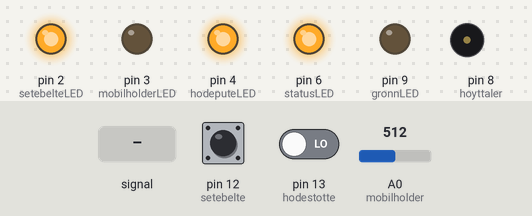
A sketch run on a simulated Arduino Uno, built with avr-gcc and run on an emulated ATmega328P. On the bench: output pins drawn as LEDs (lit = HIGH), buzzer (waves = sounding). Inputs (shaded band) come from the test bench; at power-on: A0 (mobilholder) = 512, pin 12 (setebelte) HIGH, pin 13 (hodestotte) LOW.

Above: at 1.2 s.
1.3 s: A0 (mobilholder) set to 490
At 1.8 s:
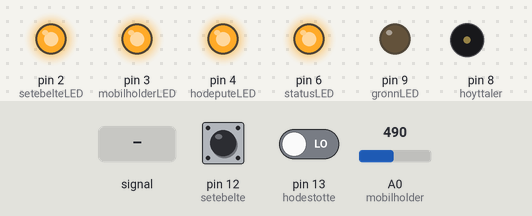
2.8 s: pin 12 (setebelte) pulled LOW for 0.15 s
At 2.87 s:
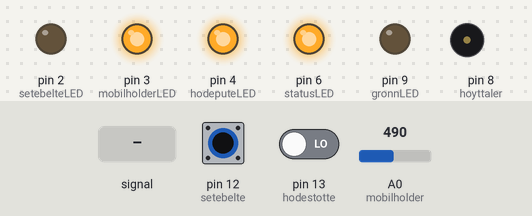
4.4 s: pin 13 (hodestotte) driven HIGH
At 5.4 s:
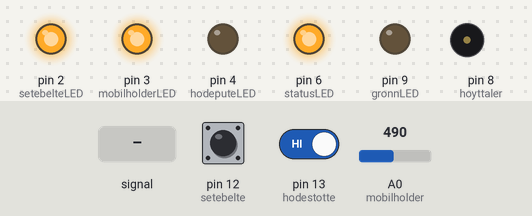
5.9 s: A0 (mobilholder) fed a 200 Hz sine of ±81 counts around its level
At 7.1 s:
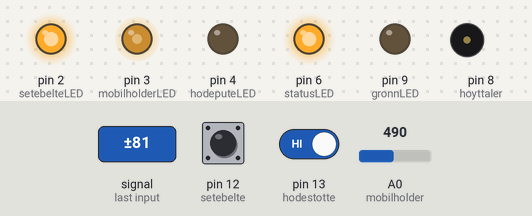
7.4 s: A0 (mobilholder) fed a 2 Hz sine of ±306 counts around its level
10.4 s: pin 12 (setebelte) pulled LOW for 1 s
At 11.2 s:
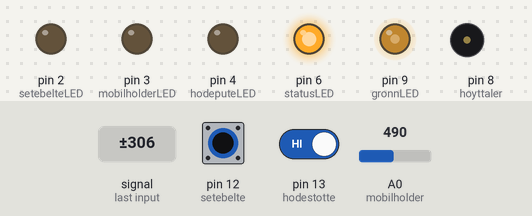
Timing chart, 0 to 15.4 s (numbered marks = the images above; inputs shaded):
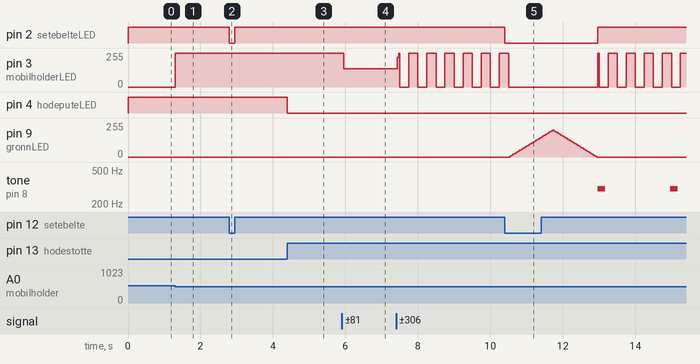

Measured:
- the behaviour switches between 501 and 500 on A0 (mobilholder) (found by bisection; images 0 and 1)
- after the input at 1.3 s, pin 3 (mobilholderLED): 0/255 → 255/255 at once
- after the input at 2.8 s, pin 2 (setebelteLED): HIGH → LOW at once, → HIGH 0.15 s later
- after the input at 4.4 s, pin 4 (hodeputeLED): HIGH → LOW at once
- after the input at 5.9 s, pin 3 (mobilholderLED): 255/255 → 138/255 after 0.05 s
- after the input at 10.4 s, pin 2 (setebelteLED): HIGH → LOW at once, → HIGH 2.6 s later; pin 9 (gronnLED): rises from 0/255 to 200/255 in 1.2 s, then falls to 0/255 in 1.2 s; tone on pin 8 (hoyttaler): alternates 300 Hz for 0.20 s and silent for 1.8 s, starting after 2.6 s

The sketch:

Indigo_V1.3.ino
```cpp
//Høyttaler
unsigned long forrigeTid = 0;
unsigned long tid = 0;
int intervall = 2000;

//Boolse sjekkpunkter
boolean hodestotteOk = false;
boolean mobilholderOk = false;
boolean setebelteOk = false;
boolean harLyst = false;

//Maaling av bilsikkerhet
const int setebelte = 12;
const int mobilholder = A0;
const int hodestotte = 13;
int hodeTeller = 0;

//Tykkplate til telefon
int kraft;

//LEDs og lyd
const int gronnLED = 9;
const int setebelteLED = 2;
const int mobilholderLED = 3;
const int hodeputeLED = 4;
const int statusLED = 6;
const int hoyttaler = 8;

//Brukes til aa maale om initiell test er utfoert
int teller = 0;

void setup() {
 //De ulike portene settes til riktig modus
 pinMode(setebelte, INPUT_PULLUP);
 pinMode(hodestotte, INPUT);
 pinMode(mobilholder, INPUT);
 pinMode(gronnLED, OUTPUT);
 pinMode(setebelteLED, OUTPUT);
 pinMode(hodeputeLED, OUTPUT);
 pinMode(mobilholderLED, OUTPUT);
 pinMode(statusLED, OUTPUT);

 //Ved oppstart settes alle de roede lysene paa, i tillegg til statusLED som lyser naar enheten er paa
 digitalWrite(setebelteLED, HIGH);
 digitalWrite(hodeputeLED, HIGH);
 digitalWrite(mobilholderLED, HIGH);
 digitalWrite(statusLED, HIGH);
}

void loop() {
  //Tar forste sjekk av alle sensorer, dersom teller er mindre enn 1.
if (teller < 1) {
  hovedsjekk();
}

//Sjekker alle sensorer, med unntak av nakkestoette, dersom teller er storre eller lik 1.
//Dersom en feil oppstaar og rettes, kjores pulserEnGang().
if (teller >= 1) {
  sjekk();
  pulserEnGang();
  }
}

//Forestegangssjekk av alle sensorer.
void hovedsjekk(){

 sjekkSetebelte();
 sjekkMobilholder();
 sjekkHodestotte();

 //Hvis alle sensorene er OK, settes teller til 1 og hovedsjekk vil ikke utfoeres paa nytt.
 if(hodestotteOk && mobilholderOk && setebelteOk) {
  teller += 1;
  pulserendeLys();
  harLyst = true;
  }
}


//Sjekker setebelte og mobilholder. Gir lys- og lydsignal dersom en av sensorkretsene brytes
void sjekk() {
   sjekkSetebelte();
   sjekkMobilholder();

  //Dersom mobilholder eller setebeltesensor ikke er OK, setter harLyst til false og et lydsignal spilles av.
  if (mobilholderOk == false || setebelteOk == false) {
    harLyst = false;
    tid = millis();
    if (forrigeTid + intervall < tid) {
      lyd(300, 200);
      forrigeTid = millis();
    }
  }
}

//Sjekker ved kjoring om det groenne pulserende lyset allerede har lyst naar siste feil ble rettet. Hvis ikke, kjoerer den pulserendeLys()
//Lokken startes kun dersom harLyst == false, som kun er tilfellet dersom en sensor har gitt feilsignal.
//Dersom alle sensorene igjen er OK og harLyst fortsatt == false, kjores pulserendeLys(), for saa at harLyst settes lik true.
void pulserEnGang() {
  if(!harLyst) {
    sjekkSetebelte();
    sjekkMobilholder();
     if (mobilholderOk == true && setebelteOk == true && harLyst == false) {
       pulserendeLys();
       harLyst = true;
   }
  }
}

//Spiller av et lydsignal med forhaandsdefinert varighet
void lyd(int frekvens, int ms) {
  tone(hoyttaler, frekvens, ms);
}

//Sjekker setebelte og styrer LED som indikerer om setebeltet er tilkoblet eller ikke
void sjekkSetebelte(){
   if (digitalRead(setebelte)) {
      digitalWrite(setebelteLED, HIGH);
      setebelteOk = false;
    }else {
    digitalWrite(setebelteLED, LOW);
    setebelteOk = true;
   }
 }

//Sjekker mobilholder og styrer LED som indikerer om mobilen er satt riktig paa plass eller ikke
void sjekkMobilholder(){
  kraft = analogRead(mobilholder);
  if (kraft > 500) {
      digitalWrite(mobilholderLED, LOW);
      mobilholderOk = true;

  } else {
    digitalWrite(mobilholderLED, HIGH);
    mobilholderOk = false;
   }

}

//Sjekker mobilholder og slaar av LED for hodeplassering dersom sensoren trigges ved riktig sittestilling.
//Sittestillingen sjekkes kun en gang etter oppstart.
void sjekkHodestotte(){
   if (digitalRead(hodestotte)) {
    hodeTeller ++;
    digitalWrite(hodeputeLED, LOW);
    hodestotteOk = true;

   } else if (hodeTeller > 0){
    digitalWrite(hodeputeLED, LOW);

   } else {
    digitalWrite(hodeputeLED, HIGH);

   }
}

//millis-basert metode for aa utsette handling under kjoering av kode
void millisDelay(int ms) {
 unsigned long now = millis();
 int ventetid = ms;

 while (millis() < now + ventetid) { }
  }

//Kjorer en lys-sekvens hvor alle RGB-diodene fader opp og ned gronnfarge.
//Lysstyrken okes med 5 og skrives til alle de analog-styrte diodene hver 30. ms
//Paa tilsvarende maate senkes lysstyrken igjen naar lyset har naadd maks lysstyrke paa 200.
void pulserendeLys() {
 for (int lysStyrke = 0 ; lysStyrke <= 200; lysStyrke += 5) {
  analogWrite(gronnLED, lysStyrke);
  millisDelay(30);
 }

 for (int lysStyrke = 200 ; lysStyrke >= 0; lysStyrke -= 5) {
  analogWrite(gronnLED, lysStyrke);
  millisDelay(30);
 }
 }
```
